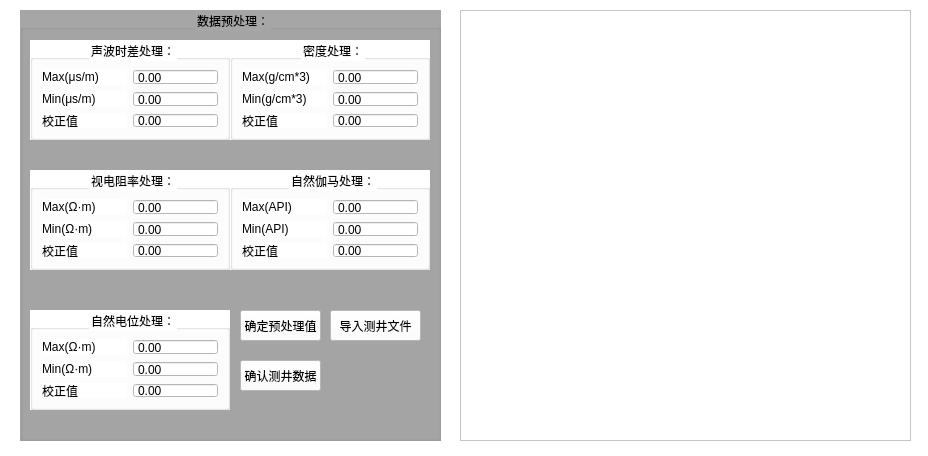
<?xml version="1.0" encoding="UTF-8"?>
<ui version="4.0">
 <class>LoadLogData</class>
 <widget class="QWidget" name="LoadLogData">
  <property name="geometry">
   <rect>
    <x>0</x>
    <y>0</y>
    <width>928</width>
    <height>456</height>
   </rect>
  </property>
  <property name="windowTitle">
   <string>导入测井文件</string>
  </property>
  <property name="styleSheet">
   <string notr="true">background-color: rgb(255, 255, 255);</string>
  </property>
  <widget class="QGroupBox" name="groupBox">
   <property name="geometry">
    <rect>
     <x>20</x>
     <y>10</y>
     <width>421</width>
     <height>431</height>
    </rect>
   </property>
   <property name="styleSheet">
    <string notr="true">
background-color: rgb(166, 166, 166);</string>
   </property>
   <property name="title">
    <string>数据预处理：</string>
   </property>
   <property name="alignment">
    <set>Qt::AlignCenter</set>
   </property>
   <widget class="QGroupBox" name="groupBox_2">
    <property name="geometry">
     <rect>
      <x>10</x>
      <y>30</y>
      <width>200</width>
      <height>100</height>
     </rect>
    </property>
    <property name="styleSheet">
     <string notr="true">background-color: rgb(255, 255, 255);</string>
    </property>
    <property name="title">
     <string>声波时差处理：</string>
    </property>
    <property name="alignment">
     <set>Qt::AlignCenter</set>
    </property>
    <layout class="QGridLayout" name="gridLayout">
     <item row="0" column="0">
      <widget class="QLabel" name="label">
       <property name="text">
        <string>Max(μs/m)</string>
       </property>
      </widget>
     </item>
     <item row="0" column="1">
      <widget class="QDoubleSpinBox" name="doubleSpinBox">
       <property name="buttonSymbols">
        <enum>QAbstractSpinBox::NoButtons</enum>
       </property>
       <property name="suffix">
        <string/>
       </property>
       <property name="stepType">
        <enum>QAbstractSpinBox::DefaultStepType</enum>
       </property>
      </widget>
     </item>
     <item row="1" column="0">
      <widget class="QLabel" name="label_2">
       <property name="text">
        <string>Min(μs/m)</string>
       </property>
      </widget>
     </item>
     <item row="1" column="1">
      <widget class="QDoubleSpinBox" name="doubleSpinBox_2">
       <property name="buttonSymbols">
        <enum>QAbstractSpinBox::NoButtons</enum>
       </property>
       <property name="suffix">
        <string/>
       </property>
       <property name="stepType">
        <enum>QAbstractSpinBox::DefaultStepType</enum>
       </property>
      </widget>
     </item>
     <item row="2" column="0">
      <widget class="QLabel" name="label_3">
       <property name="text">
        <string>校正值</string>
       </property>
      </widget>
     </item>
     <item row="2" column="1">
      <widget class="QDoubleSpinBox" name="doubleSpinBox_3">
       <property name="buttonSymbols">
        <enum>QAbstractSpinBox::NoButtons</enum>
       </property>
       <property name="suffix">
        <string/>
       </property>
       <property name="stepType">
        <enum>QAbstractSpinBox::DefaultStepType</enum>
       </property>
      </widget>
     </item>
    </layout>
   </widget>
   <widget class="QGroupBox" name="groupBox_3">
    <property name="geometry">
     <rect>
      <x>210</x>
      <y>30</y>
      <width>200</width>
      <height>100</height>
     </rect>
    </property>
    <property name="styleSheet">
     <string notr="true">background-color: rgb(255, 255, 255);</string>
    </property>
    <property name="title">
     <string>密度处理：</string>
    </property>
    <property name="alignment">
     <set>Qt::AlignCenter</set>
    </property>
    <layout class="QGridLayout" name="gridLayout_2">
     <item row="0" column="0">
      <widget class="QLabel" name="label_4">
       <property name="text">
        <string>Max(g/cm*3)</string>
       </property>
      </widget>
     </item>
     <item row="0" column="1">
      <widget class="QDoubleSpinBox" name="doubleSpinBox_4">
       <property name="buttonSymbols">
        <enum>QAbstractSpinBox::NoButtons</enum>
       </property>
       <property name="suffix">
        <string/>
       </property>
       <property name="stepType">
        <enum>QAbstractSpinBox::DefaultStepType</enum>
       </property>
      </widget>
     </item>
     <item row="1" column="0">
      <widget class="QLabel" name="label_5">
       <property name="text">
        <string>Min(g/cm*3)</string>
       </property>
      </widget>
     </item>
     <item row="1" column="1">
      <widget class="QDoubleSpinBox" name="doubleSpinBox_5">
       <property name="buttonSymbols">
        <enum>QAbstractSpinBox::NoButtons</enum>
       </property>
       <property name="suffix">
        <string/>
       </property>
       <property name="stepType">
        <enum>QAbstractSpinBox::DefaultStepType</enum>
       </property>
      </widget>
     </item>
     <item row="2" column="0">
      <widget class="QLabel" name="label_6">
       <property name="text">
        <string>校正值</string>
       </property>
      </widget>
     </item>
     <item row="2" column="1">
      <widget class="QDoubleSpinBox" name="doubleSpinBox_6">
       <property name="buttonSymbols">
        <enum>QAbstractSpinBox::NoButtons</enum>
       </property>
       <property name="suffix">
        <string/>
       </property>
       <property name="stepType">
        <enum>QAbstractSpinBox::DefaultStepType</enum>
       </property>
      </widget>
     </item>
    </layout>
   </widget>
   <widget class="QGroupBox" name="groupBox_4">
    <property name="geometry">
     <rect>
      <x>10</x>
      <y>160</y>
      <width>200</width>
      <height>100</height>
     </rect>
    </property>
    <property name="styleSheet">
     <string notr="true">background-color: rgb(255, 255, 255);</string>
    </property>
    <property name="title">
     <string>视电阻率处理：</string>
    </property>
    <property name="alignment">
     <set>Qt::AlignCenter</set>
    </property>
    <layout class="QGridLayout" name="gridLayout_3">
     <item row="2" column="0">
      <widget class="QLabel" name="label_9">
       <property name="text">
        <string>校正值</string>
       </property>
      </widget>
     </item>
     <item row="0" column="1">
      <widget class="QDoubleSpinBox" name="doubleSpinBox_7">
       <property name="buttonSymbols">
        <enum>QAbstractSpinBox::NoButtons</enum>
       </property>
       <property name="suffix">
        <string/>
       </property>
       <property name="stepType">
        <enum>QAbstractSpinBox::DefaultStepType</enum>
       </property>
      </widget>
     </item>
     <item row="1" column="0">
      <widget class="QLabel" name="label_8">
       <property name="text">
        <string>Min(Ω·m)</string>
       </property>
      </widget>
     </item>
     <item row="2" column="1">
      <widget class="QDoubleSpinBox" name="doubleSpinBox_9">
       <property name="buttonSymbols">
        <enum>QAbstractSpinBox::NoButtons</enum>
       </property>
       <property name="suffix">
        <string/>
       </property>
       <property name="stepType">
        <enum>QAbstractSpinBox::DefaultStepType</enum>
       </property>
      </widget>
     </item>
     <item row="0" column="0">
      <widget class="QLabel" name="label_7">
       <property name="text">
        <string>Max(Ω·m)</string>
       </property>
      </widget>
     </item>
     <item row="1" column="1">
      <widget class="QDoubleSpinBox" name="doubleSpinBox_8">
       <property name="buttonSymbols">
        <enum>QAbstractSpinBox::NoButtons</enum>
       </property>
       <property name="suffix">
        <string/>
       </property>
       <property name="stepType">
        <enum>QAbstractSpinBox::DefaultStepType</enum>
       </property>
      </widget>
     </item>
    </layout>
   </widget>
   <widget class="QGroupBox" name="groupBox_5">
    <property name="geometry">
     <rect>
      <x>210</x>
      <y>160</y>
      <width>200</width>
      <height>100</height>
     </rect>
    </property>
    <property name="styleSheet">
     <string notr="true">background-color: rgb(255, 255, 255);</string>
    </property>
    <property name="title">
     <string>自然伽马处理：</string>
    </property>
    <property name="alignment">
     <set>Qt::AlignCenter</set>
    </property>
    <layout class="QGridLayout" name="gridLayout_7">
     <item row="2" column="0">
      <widget class="QLabel" name="label_19">
       <property name="text">
        <string>校正值</string>
       </property>
      </widget>
     </item>
     <item row="0" column="1">
      <widget class="QDoubleSpinBox" name="doubleSpinBox_19">
       <property name="buttonSymbols">
        <enum>QAbstractSpinBox::NoButtons</enum>
       </property>
       <property name="suffix">
        <string/>
       </property>
       <property name="stepType">
        <enum>QAbstractSpinBox::DefaultStepType</enum>
       </property>
      </widget>
     </item>
     <item row="1" column="0">
      <widget class="QLabel" name="label_20">
       <property name="text">
        <string>Min(API)</string>
       </property>
      </widget>
     </item>
     <item row="2" column="1">
      <widget class="QDoubleSpinBox" name="doubleSpinBox_20">
       <property name="buttonSymbols">
        <enum>QAbstractSpinBox::NoButtons</enum>
       </property>
       <property name="suffix">
        <string/>
       </property>
       <property name="stepType">
        <enum>QAbstractSpinBox::DefaultStepType</enum>
       </property>
      </widget>
     </item>
     <item row="0" column="0">
      <widget class="QLabel" name="label_21">
       <property name="text">
        <string>Max(API)</string>
       </property>
      </widget>
     </item>
     <item row="1" column="1">
      <widget class="QDoubleSpinBox" name="doubleSpinBox_21">
       <property name="buttonSymbols">
        <enum>QAbstractSpinBox::NoButtons</enum>
       </property>
       <property name="suffix">
        <string/>
       </property>
       <property name="stepType">
        <enum>QAbstractSpinBox::DefaultStepType</enum>
       </property>
      </widget>
     </item>
    </layout>
   </widget>
   <widget class="QGroupBox" name="groupBox_9">
    <property name="geometry">
     <rect>
      <x>10</x>
      <y>300</y>
      <width>200</width>
      <height>100</height>
     </rect>
    </property>
    <property name="styleSheet">
     <string notr="true">background-color: rgb(255, 255, 255);</string>
    </property>
    <property name="title">
     <string>自然电位处理：</string>
    </property>
    <property name="alignment">
     <set>Qt::AlignCenter</set>
    </property>
    <layout class="QGridLayout" name="gridLayout_8">
     <item row="2" column="0">
      <widget class="QLabel" name="label_22">
       <property name="text">
        <string>校正值</string>
       </property>
      </widget>
     </item>
     <item row="0" column="1">
      <widget class="QDoubleSpinBox" name="doubleSpinBox_22">
       <property name="buttonSymbols">
        <enum>QAbstractSpinBox::NoButtons</enum>
       </property>
       <property name="suffix">
        <string/>
       </property>
       <property name="stepType">
        <enum>QAbstractSpinBox::DefaultStepType</enum>
       </property>
      </widget>
     </item>
     <item row="1" column="0">
      <widget class="QLabel" name="label_23">
       <property name="text">
        <string>Min(Ω·m)</string>
       </property>
      </widget>
     </item>
     <item row="2" column="1">
      <widget class="QDoubleSpinBox" name="doubleSpinBox_23">
       <property name="buttonSymbols">
        <enum>QAbstractSpinBox::NoButtons</enum>
       </property>
       <property name="suffix">
        <string/>
       </property>
       <property name="stepType">
        <enum>QAbstractSpinBox::DefaultStepType</enum>
       </property>
      </widget>
     </item>
     <item row="0" column="0">
      <widget class="QLabel" name="label_24">
       <property name="text">
        <string>Max(Ω·m)</string>
       </property>
      </widget>
     </item>
     <item row="1" column="1">
      <widget class="QDoubleSpinBox" name="doubleSpinBox_24">
       <property name="buttonSymbols">
        <enum>QAbstractSpinBox::NoButtons</enum>
       </property>
       <property name="suffix">
        <string/>
       </property>
       <property name="stepType">
        <enum>QAbstractSpinBox::DefaultStepType</enum>
       </property>
      </widget>
     </item>
    </layout>
   </widget>
   <widget class="QPushButton" name="pushButton_2">
    <property name="geometry">
     <rect>
      <x>220</x>
      <y>300</y>
      <width>81</width>
      <height>31</height>
     </rect>
    </property>
    <property name="styleSheet">
     <string notr="true">background-color: rgb(255, 255, 255);</string>
    </property>
    <property name="text">
     <string>确定预处理值</string>
    </property>
   </widget>
   <widget class="QPushButton" name="pushButton">
    <property name="geometry">
     <rect>
      <x>310</x>
      <y>300</y>
      <width>91</width>
      <height>31</height>
     </rect>
    </property>
    <property name="styleSheet">
     <string notr="true">background-color: rgb(255, 255, 255);</string>
    </property>
    <property name="text">
     <string>导入测井文件</string>
    </property>
   </widget>
   <widget class="QPushButton" name="pushButton_3">
    <property name="geometry">
     <rect>
      <x>220</x>
      <y>350</y>
      <width>81</width>
      <height>31</height>
     </rect>
    </property>
    <property name="styleSheet">
     <string notr="true">background-color: rgb(255, 255, 255);</string>
    </property>
    <property name="text">
     <string>确认测井数据</string>
    </property>
   </widget>
  </widget>
  <widget class="QTableView" name="tableView">
   <property name="geometry">
    <rect>
     <x>460</x>
     <y>10</y>
     <width>451</width>
     <height>431</height>
    </rect>
   </property>
  </widget>
 </widget>
 <resources/>
 <connections/>
</ui>
